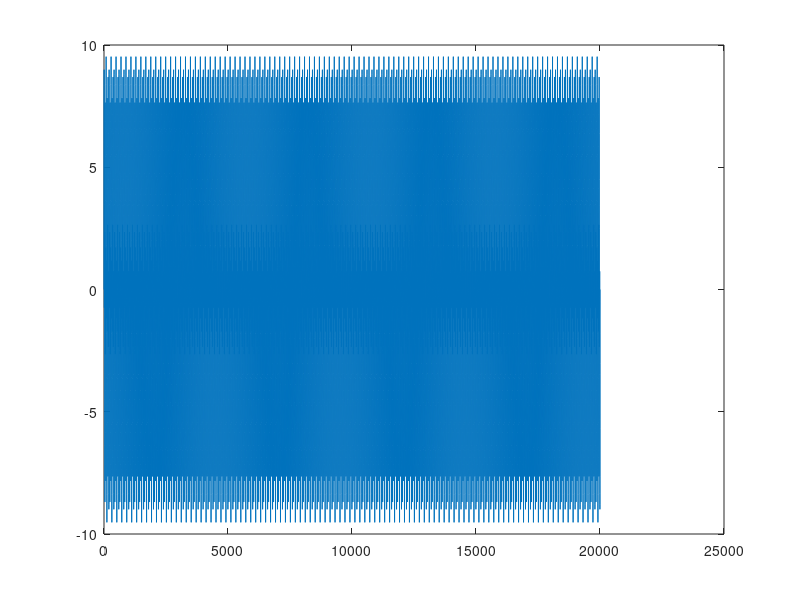
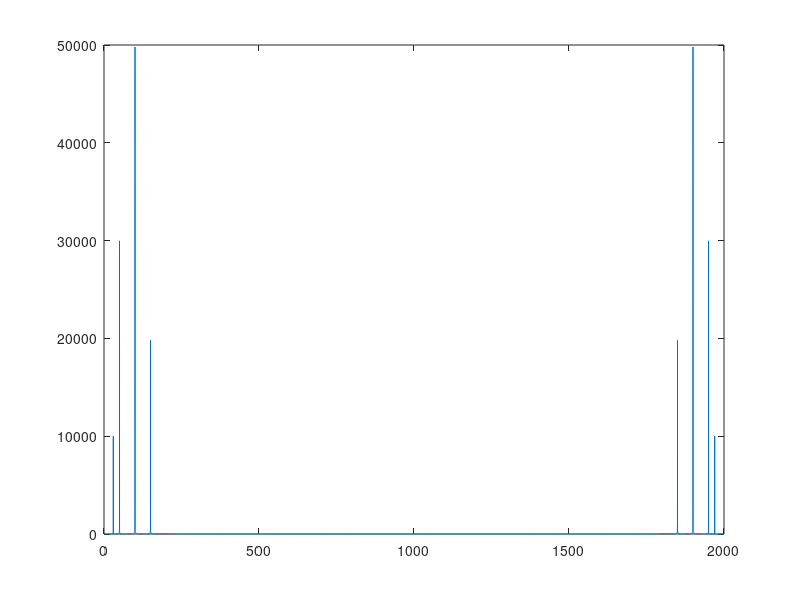
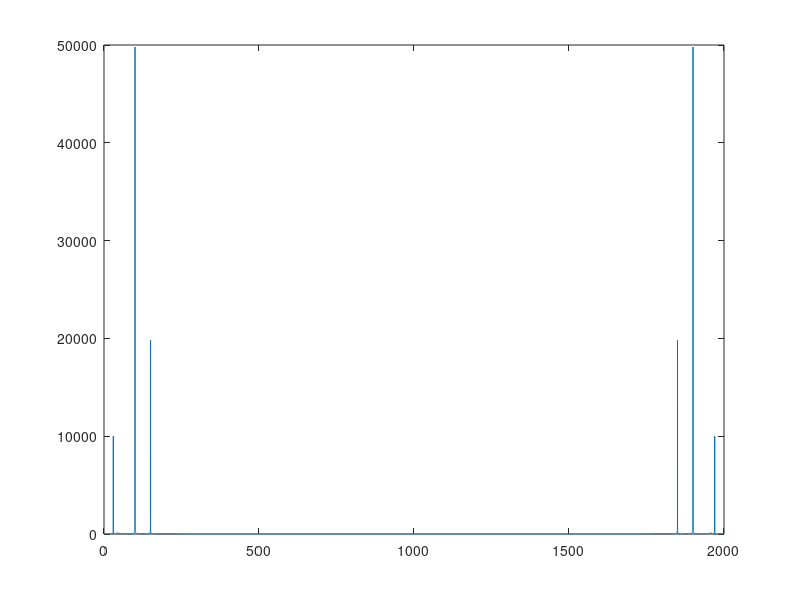

Write MATLAB code to recreate these figures, in order.
fs = 2000;

t = [0:20000]/fs;

s = sin(2*pi*30*t)+ 3*sin(2*pi*50*t)+5*sin(2*pi*100*t)+2*sin(2*pi*150*t);

plot(s);

s_fft=fft(s);

f = [0:length(s)-1]/length(s)*fs;

figure, plot(f,abs(s_fft));

deg = 3;
Wn = [45*2/fs,55*2/fs]; %this 2 is because of the nyquist frequency?  

[B,A] = butter(deg,Wn,'stop');
filteredSignal = filter(B,A,s);

y_fft=fft(filteredSignal);
figure, plot(f,abs(y_fft))